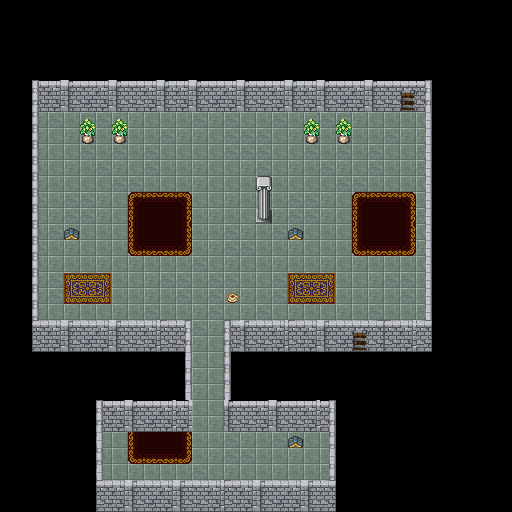

This game map was drawn from its Tiled (.tmx) file and the tilesets committed beside it. A one-line description and the trimmed map source follow:
An orthogonal 32x32 tile map with 16x16 px tiles, 2 tile layers (Tile Layer 2, Tile Layer 1).

<map version="1.0" tiledversion="1.1.6" orientation="orthogonal" renderorder="right-down" width="32" height="32" tilewidth="16" tileheight="16" infinite="0" nextobjectid="1">
 <tileset firstgid="1" name="tileset" tilewidth="16" tileheight="16" tilecount="132" columns="11">
  <image source="level1.png" width="176" height="192" />
 </tileset>
 <layer name="Tile Layer 2" width="32" height="32">
  <data>[1024 cells, 437 non-empty, 4 distinct tile ids]</data>
 </layer>
 <layer name="Tile Layer 1" width="32" height="32">
  <data>[1024 cells, 542 non-empty, 79 distinct tile ids]</data>
 </layer>
</map>
